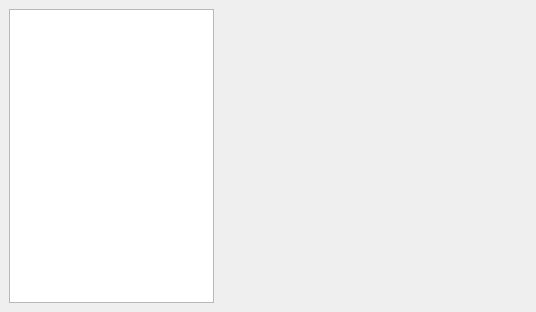
<?xml version="1.0" encoding="UTF-8"?>
<ui version="4.0">
 <class>MainWindow</class>
 <widget class="QMainWindow" name="MainWindow">
  <property name="geometry">
   <rect>
    <x>0</x>
    <y>0</y>
    <width>536</width>
    <height>312</height>
   </rect>
  </property>
  <property name="windowTitle">
   <string>MainWindow</string>
  </property>
  <widget class="QWidget" name="centralwidget">
   <layout class="QHBoxLayout" name="horizontalLayout" stretch="2,3">
    <item>
     <widget class="QListWidget" name="plugins"/>
    </item>
    <item>
     <widget class="QStackedWidget" name="widget">
      <widget class="QWidget" name="page"/>
      <widget class="QWidget" name="page_2"/>
     </widget>
    </item>
   </layout>
  </widget>
 </widget>
 <resources/>
 <connections/>
</ui>
